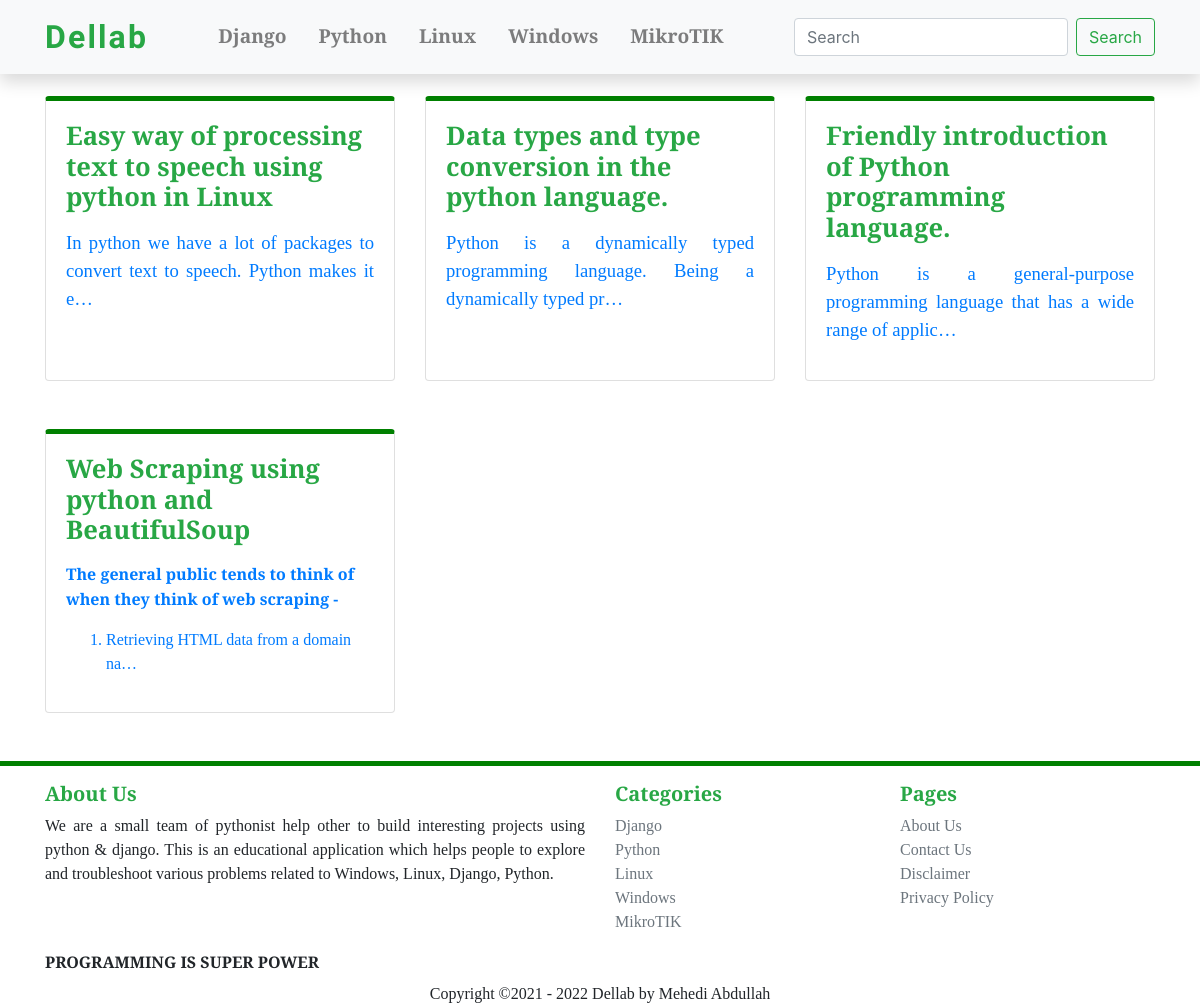
Page /python/ on the committed database.
### blog/models.py (models this page shows, shortened)
class Blog(models.Model):
    title = models.TextField(unique=True, max_length=987)
    writer = models.ForeignKey(User, on_delete=models.CASCADE, null=True, default=1)
    updated = models.DateField(auto_now=True, auto_now_add=False)
    timestamp = models.DateTimeField(auto_now=False, auto_now_add=True)
    category = models.ForeignKey(Category, on_delete=models.CASCADE)
    content = HTMLField()
    slug = models.SlugField(blank=True, max_length=987)
    def get_absolute_url(self):
        return reverse("details", kwargs={"id": self.id, 'slug': self.slug})

### blog/views.py (the view)
# urls.py: path('python/', views.python_index, name='python_index'),
def python_index(request):
    python = Blog.objects.filter(Q(category__title__contains ='python'))
    return render(request, 'python/index.html', {'python': python })

### templates/python/index.html (shortened to what this page needs)
{% extends 'master.html' %}
{% block main %}
    <div class="container mt-5">
        <div class="row">
            {% for python in python %}
                <div class="col-md-4 mt-5">
                    <div class="card h-100" style=" font-family: 'Averia Serif Libre', cursive; border-top: 5px solid green; border-radius:1.6 rem;">
                        <a href={{ python.get_absolute_url }} " style='text-decoration: none;'>
                            <div class="card-body">
                                <h5 class="card-title text-success text-align-center font-weight-bold" style='font-size: 1.6rem; justify-content: center'>{{python.title|safe}}</h5>
                                <p class="card-text text-secondary" style='font-size: 1.3rem; justify: center'>{{python.content|truncatechars:144|safe}}</p>
                            </div>
                        </a>
                    </div>
                </div>
            {% empty %}
                No Post Found
            {% endfor %}
        </div>
    </div>
{% endblock main %}

### rows in the picture
Blog: title "Easy way of processing text to speech using python in Linux", content "In python we have a lot of packages to convert text to speech. Python makes it e…"
Blog: title "Data types and type conversion in the python language.", content "Python is a dynamically typed programming language. Being a dynamically typed pr…"
Blog: title "Friendly introduction of Python programming language.", content "Python is a general-purpose programming language that has a wide range of applic…"
Blog: title "Web Scraping using python and BeautifulSoup", content "The general public tends to think of when they think of web scraping - Retrieving HTML data from a domain na…"
